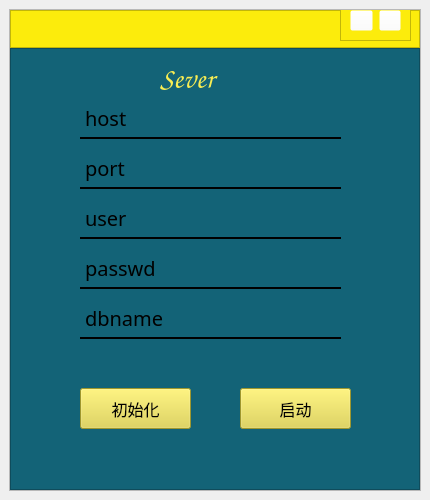
<?xml version="1.0" encoding="UTF-8"?>
<ui version="4.0">
 <class>MainWindow</class>
 <widget class="QMainWindow" name="MainWindow">
  <property name="geometry">
   <rect>
    <x>0</x>
    <y>0</y>
    <width>430</width>
    <height>500</height>
   </rect>
  </property>
  <property name="windowTitle">
   <string>MainWindow</string>
  </property>
  <widget class="QWidget" name="centralWidget">
   <property name="minimumSize">
    <size>
     <width>430</width>
     <height>500</height>
    </size>
   </property>
   <layout class="QHBoxLayout" name="horizontalLayout">
    <item>
     <widget class="QFrame" name="frame">
      <property name="frameShape">
       <enum>QFrame::StyledPanel</enum>
      </property>
      <property name="frameShadow">
       <enum>QFrame::Raised</enum>
      </property>
      <property name="lineWidth">
       <number>0</number>
      </property>
      <layout class="QVBoxLayout" name="verticalLayout" stretch="0,0">
       <property name="spacing">
        <number>0</number>
       </property>
       <property name="leftMargin">
        <number>0</number>
       </property>
       <property name="topMargin">
        <number>0</number>
       </property>
       <property name="rightMargin">
        <number>0</number>
       </property>
       <property name="bottomMargin">
        <number>0</number>
       </property>
       <item>
        <widget class="QFrame" name="frame_top">
         <property name="sizePolicy">
          <sizepolicy hsizetype="Preferred" vsizetype="Expanding">
           <horstretch>0</horstretch>
           <verstretch>8</verstretch>
          </sizepolicy>
         </property>
         <property name="styleSheet">
          <string notr="true">background-color: rgb(252, 236, 12);</string>
         </property>
         <property name="frameShape">
          <enum>QFrame::StyledPanel</enum>
         </property>
         <property name="frameShadow">
          <enum>QFrame::Raised</enum>
         </property>
         <widget class="QFrame" name="frame_6">
          <property name="geometry">
           <rect>
            <x>330</x>
            <y>-10</y>
            <width>71</width>
            <height>41</height>
           </rect>
          </property>
          <property name="frameShape">
           <enum>QFrame::StyledPanel</enum>
          </property>
          <property name="frameShadow">
           <enum>QFrame::Raised</enum>
          </property>
          <layout class="QHBoxLayout" name="horizontalLayout_5">
           <item>
            <widget class="QPushButton" name="pushButton_7">
             <property name="styleSheet">
              <string notr="true">QPushButton{
background-color: rgba(255, 255, 255,0);
boder:none;
}
QPushButton:hover{
padding-bottom:5px;
}</string>
             </property>
             <property name="text">
              <string/>
             </property>
             <property name="icon">
              <iconset resource="../ico.qrc">
               <normaloff>:/ico/ico/minimize.png</normaloff>:/ico/ico/minimize.png</iconset>
             </property>
            </widget>
           </item>
           <item>
            <spacer name="horizontalSpacer_3">
             <property name="orientation">
              <enum>Qt::Horizontal</enum>
             </property>
             <property name="sizeHint" stdset="0">
              <size>
               <width>40</width>
               <height>20</height>
              </size>
             </property>
            </spacer>
           </item>
           <item>
            <spacer name="horizontalSpacer_4">
             <property name="orientation">
              <enum>Qt::Horizontal</enum>
             </property>
             <property name="sizeHint" stdset="0">
              <size>
               <width>40</width>
               <height>20</height>
              </size>
             </property>
            </spacer>
           </item>
           <item>
            <widget class="QPushButton" name="pushButton_8">
             <property name="styleSheet">
              <string notr="true">QPushButton{
background-color: rgba(255, 255, 255,0);
boder:none;
}
QPushButton:hover{
padding-bottom:5px;
}</string>
             </property>
             <property name="text">
              <string/>
             </property>
             <property name="icon">
              <iconset resource="../ico.qrc">
               <normaloff>:/ico/ico/close.png</normaloff>:/ico/ico/close.png</iconset>
             </property>
            </widget>
           </item>
          </layout>
         </widget>
        </widget>
       </item>
       <item>
        <widget class="QFrame" name="frame_content">
         <property name="sizePolicy">
          <sizepolicy hsizetype="Preferred" vsizetype="Expanding">
           <horstretch>0</horstretch>
           <verstretch>92</verstretch>
          </sizepolicy>
         </property>
         <property name="styleSheet">
          <string notr="true">background-color: rgb(19, 99, 119);</string>
         </property>
         <property name="frameShape">
          <enum>QFrame::StyledPanel</enum>
         </property>
         <property name="frameShadow">
          <enum>QFrame::Raised</enum>
         </property>
         <layout class="QHBoxLayout" name="horizontalLayout_2">
          <item>
           <widget class="QStackedWidget" name="stackedWidget">
            <property name="font">
             <font>
              <family>Comic Sans MS</family>
              <pointsize>30</pointsize>
             </font>
            </property>
            <property name="currentIndex">
             <number>2</number>
            </property>
            <widget class="QWidget" name="page_null">
             <widget class="QLabel" name="label_16">
              <property name="geometry">
               <rect>
                <x>60</x>
                <y>50</y>
                <width>101</width>
                <height>41</height>
               </rect>
              </property>
              <property name="font">
               <font>
                <family>Comic Sans MS</family>
                <pointsize>15</pointsize>
               </font>
              </property>
              <property name="styleSheet">
               <string notr="true">border:none;
border-bottom:2px solid rgb(0,0,0);
background-color: rgba(0, 0, 0,0);</string>
              </property>
              <property name="text">
               <string>IP：</string>
              </property>
             </widget>
             <widget class="QLabel" name="label_17">
              <property name="geometry">
               <rect>
                <x>130</x>
                <y>-10</y>
                <width>141</width>
                <height>61</height>
               </rect>
              </property>
              <property name="font">
               <font>
                <family>Comic Sans MS</family>
                <pointsize>22</pointsize>
               </font>
              </property>
              <property name="styleSheet">
               <string notr="true">color: rgb(248, 237, 83);</string>
              </property>
              <property name="text">
               <string>Setting</string>
              </property>
             </widget>
             <widget class="QLineEdit" name="lineEdit_ip_s">
              <property name="geometry">
               <rect>
                <x>130</x>
                <y>50</y>
                <width>191</width>
                <height>41</height>
               </rect>
              </property>
              <property name="font">
               <font>
                <family>Comic Sans MS</family>
                <pointsize>18</pointsize>
                <underline>false</underline>
               </font>
              </property>
              <property name="styleSheet">
               <string notr="true">border:none;
border-bottom:2px solid rgb(0,0,0);
background-color: rgba(0, 0, 0,0);</string>
              </property>
              <property name="placeholderText">
               <string/>
              </property>
             </widget>
             <widget class="QLineEdit" name="lineEdit_port_s">
              <property name="geometry">
               <rect>
                <x>130</x>
                <y>100</y>
                <width>191</width>
                <height>41</height>
               </rect>
              </property>
              <property name="font">
               <font>
                <family>Comic Sans MS</family>
                <pointsize>18</pointsize>
               </font>
              </property>
              <property name="styleSheet">
               <string notr="true">border:none;
border-bottom:2px solid rgb(0,0,0);
background-color: rgba(0, 0, 0,0);</string>
              </property>
              <property name="echoMode">
               <enum>QLineEdit::Normal</enum>
              </property>
              <property name="placeholderText">
               <string/>
              </property>
             </widget>
             <widget class="QPushButton" name="pushButton_return_s">
              <property name="geometry">
               <rect>
                <x>220</x>
                <y>190</y>
                <width>111</width>
                <height>41</height>
               </rect>
              </property>
              <property name="font">
               <font>
                <family>851tegakizatsu</family>
                <pointsize>12</pointsize>
                <weight>50</weight>
                <bold>false</bold>
               </font>
              </property>
              <property name="styleSheet">
               <string notr="true">QPushButton{	
	background-color: rgb(223, 212, 63);
}
QPushButton:pressed{	
	padding-left:5px;
	padding-top:5px;
}</string>
              </property>
              <property name="text">
               <string>返回</string>
              </property>
             </widget>
             <widget class="QLabel" name="label_18">
              <property name="geometry">
               <rect>
                <x>60</x>
                <y>100</y>
                <width>101</width>
                <height>41</height>
               </rect>
              </property>
              <property name="font">
               <font>
                <family>Comic Sans MS</family>
                <pointsize>15</pointsize>
               </font>
              </property>
              <property name="styleSheet">
               <string notr="true">border:none;
border-bottom:2px solid rgb(0,0,0);
background-color: rgba(0, 0, 0,0);</string>
              </property>
              <property name="text">
               <string>Prot：</string>
              </property>
             </widget>
             <widget class="QPushButton" name="pushButton_set_s">
              <property name="geometry">
               <rect>
                <x>60</x>
                <y>190</y>
                <width>111</width>
                <height>41</height>
               </rect>
              </property>
              <property name="font">
               <font>
                <family>851tegakizatsu</family>
                <pointsize>12</pointsize>
                <weight>50</weight>
                <bold>false</bold>
               </font>
              </property>
              <property name="styleSheet">
               <string notr="true">QPushButton{	
	background-color: rgb(223, 212, 63);
}
QPushButton:pressed{	
	padding-left:5px;
	padding-top:5px;
}</string>
              </property>
              <property name="text">
               <string>设定</string>
              </property>
             </widget>
            </widget>
            <widget class="QWidget" name="page_null2">
             <widget class="QLabel" name="label">
              <property name="geometry">
               <rect>
                <x>20</x>
                <y>-10</y>
                <width>341</width>
                <height>61</height>
               </rect>
              </property>
              <property name="font">
               <font>
                <family>Comic Sans MS</family>
                <pointsize>25</pointsize>
               </font>
              </property>
              <property name="styleSheet">
               <string notr="true">color: rgb(248, 237, 83);</string>
              </property>
              <property name="text">
               <string>Secure File Transfer</string>
              </property>
             </widget>
             <widget class="QLineEdit" name="lineEdit_username_l">
              <property name="geometry">
               <rect>
                <x>100</x>
                <y>60</y>
                <width>221</width>
                <height>41</height>
               </rect>
              </property>
              <property name="font">
               <font>
                <family>Comic Sans MS</family>
                <pointsize>18</pointsize>
                <underline>false</underline>
               </font>
              </property>
              <property name="styleSheet">
               <string notr="true">border:none;
border-bottom:2px solid rgb(0,0,0);
background-color: rgba(0, 0, 0,0);</string>
              </property>
              <property name="placeholderText">
               <string/>
              </property>
             </widget>
             <widget class="QLineEdit" name="lineEdit_password_l">
              <property name="geometry">
               <rect>
                <x>100</x>
                <y>110</y>
                <width>221</width>
                <height>41</height>
               </rect>
              </property>
              <property name="font">
               <font>
                <family>黑体</family>
                <pointsize>15</pointsize>
               </font>
              </property>
              <property name="styleSheet">
               <string notr="true">border:none;
border-bottom:2px solid rgb(0,0,0);
background-color: rgba(0, 0, 0,0);</string>
              </property>
              <property name="echoMode">
               <enum>QLineEdit::Password</enum>
              </property>
              <property name="placeholderText">
               <string/>
              </property>
             </widget>
             <widget class="QLabel" name="label_4">
              <property name="geometry">
               <rect>
                <x>50</x>
                <y>60</y>
                <width>51</width>
                <height>41</height>
               </rect>
              </property>
              <property name="font">
               <font>
                <family>851tegakizatsu</family>
                <pointsize>15</pointsize>
               </font>
              </property>
              <property name="styleSheet">
               <string notr="true">border:none;
border-bottom:2px solid rgb(0,0,0);
background-color: rgba(0, 0, 0,0);</string>
              </property>
              <property name="text">
               <string>账号：</string>
              </property>
             </widget>
             <widget class="QLabel" name="label_5">
              <property name="geometry">
               <rect>
                <x>50</x>
                <y>110</y>
                <width>51</width>
                <height>41</height>
               </rect>
              </property>
              <property name="font">
               <font>
                <family>851tegakizatsu</family>
                <pointsize>15</pointsize>
               </font>
              </property>
              <property name="styleSheet">
               <string notr="true">border:none;
border-bottom:2px solid rgb(0,0,0);
background-color: rgba(0, 0, 0,0);</string>
              </property>
              <property name="text">
               <string>密码：</string>
              </property>
             </widget>
             <widget class="QPushButton" name="pushButton_register_l">
              <property name="geometry">
               <rect>
                <x>210</x>
                <y>170</y>
                <width>111</width>
                <height>41</height>
               </rect>
              </property>
              <property name="font">
               <font>
                <family>851tegakizatsu</family>
                <pointsize>12</pointsize>
                <weight>50</weight>
                <bold>false</bold>
               </font>
              </property>
              <property name="styleSheet">
               <string notr="true">QPushButton{	
	background-color: rgb(223, 212, 63);
}
QPushButton:pressed{	
	padding-left:5px;
	padding-top:5px;
}</string>
              </property>
              <property name="text">
               <string>注册</string>
              </property>
             </widget>
             <widget class="QPushButton" name="pushButton_login_l">
              <property name="geometry">
               <rect>
                <x>50</x>
                <y>170</y>
                <width>111</width>
                <height>41</height>
               </rect>
              </property>
              <property name="font">
               <font>
                <family>851tegakizatsu</family>
                <pointsize>12</pointsize>
                <weight>50</weight>
                <bold>false</bold>
               </font>
              </property>
              <property name="styleSheet">
               <string notr="true">QPushButton{	
	background-color: rgb(223, 212, 63);
}
QPushButton:pressed{	
	padding-left:5px;
	padding-top:5px;
}</string>
              </property>
              <property name="text">
               <string>登录</string>
              </property>
             </widget>
             <widget class="QFrame" name="frame_left">
              <property name="geometry">
               <rect>
                <x>10</x>
                <y>220</y>
                <width>181</width>
                <height>41</height>
               </rect>
              </property>
              <property name="frameShape">
               <enum>QFrame::StyledPanel</enum>
              </property>
              <property name="frameShadow">
               <enum>QFrame::Raised</enum>
              </property>
              <layout class="QHBoxLayout" name="horizontalLayout_3">
               <item>
                <widget class="QPushButton" name="pushButton_set_l">
                 <property name="styleSheet">
                  <string notr="true">QPushButton{
background-color: rgba(255, 255, 255,0);
boder:none;
}
QPushButton:hover{
padding-bottom:5px;
}
</string>
                 </property>
                 <property name="text">
                  <string/>
                 </property>
                 <property name="icon">
                  <iconset resource="../ico.qrc">
                   <normaloff>:/ico/ico/set.png</normaloff>:/ico/ico/set.png</iconset>
                 </property>
                </widget>
               </item>
               <item>
                <widget class="QLabel" name="label_ip">
                 <property name="sizePolicy">
                  <sizepolicy hsizetype="Maximum" vsizetype="Preferred">
                   <horstretch>0</horstretch>
                   <verstretch>0</verstretch>
                  </sizepolicy>
                 </property>
                 <property name="font">
                  <font>
                   <family>Comic Sans MS</family>
                   <pointsize>12</pointsize>
                  </font>
                 </property>
                 <property name="styleSheet">
                  <string notr="true">color: rgb(248, 237, 83);</string>
                 </property>
                 <property name="text">
                  <string>127.0.0.1：6666</string>
                 </property>
                </widget>
               </item>
              </layout>
             </widget>
             <widget class="QFrame" name="frame_right">
              <property name="geometry">
               <rect>
                <x>180</x>
                <y>220</y>
                <width>181</width>
                <height>41</height>
               </rect>
              </property>
              <property name="frameShape">
               <enum>QFrame::StyledPanel</enum>
              </property>
              <property name="frameShadow">
               <enum>QFrame::Raised</enum>
              </property>
              <widget class="QPushButton" name="pushButton_connectLight">
               <property name="geometry">
                <rect>
                 <x>10</x>
                 <y>10</y>
                 <width>65</width>
                 <height>21</height>
                </rect>
               </property>
               <property name="sizePolicy">
                <sizepolicy hsizetype="Preferred" vsizetype="Preferred">
                 <horstretch>0</horstretch>
                 <verstretch>0</verstretch>
                </sizepolicy>
               </property>
               <property name="styleSheet">
                <string notr="true">QPushButton{
background-color: rgba(255, 255, 255,0);
boder:none;
}
QPushButton:pressed{	
	padding-left:5px;
	padding-top:5px;
}</string>
               </property>
               <property name="text">
                <string/>
               </property>
               <property name="icon">
                <iconset resource="../ico.qrc">
                 <normaloff>:/ico/ico/redpoint.png</normaloff>:/ico/ico/redpoint.png</iconset>
               </property>
              </widget>
              <widget class="QLabel" name="label_connect">
               <property name="geometry">
                <rect>
                 <x>60</x>
                 <y>10</y>
                 <width>101</width>
                 <height>21</height>
                </rect>
               </property>
               <property name="font">
                <font>
                 <family>Comic Sans MS</family>
                 <pointsize>15</pointsize>
                </font>
               </property>
               <property name="styleSheet">
                <string notr="true">color: rgb(248, 237, 83);</string>
               </property>
               <property name="text">
                <string>Disonnect</string>
               </property>
              </widget>
             </widget>
            </widget>
            <widget class="QWidget" name="page_setting">
             <widget class="QPushButton" name="pushButton_start">
              <property name="geometry">
               <rect>
                <x>220</x>
                <y>330</y>
                <width>111</width>
                <height>41</height>
               </rect>
              </property>
              <property name="font">
               <font>
                <family>851tegakizatsu</family>
                <pointsize>12</pointsize>
                <weight>50</weight>
                <bold>false</bold>
               </font>
              </property>
              <property name="styleSheet">
               <string notr="true">QPushButton{	
	background-color: rgb(223, 212, 63);
}
QPushButton:pressed{	
	padding-left:5px;
	padding-top:5px;
}</string>
              </property>
              <property name="text">
               <string>启动</string>
              </property>
             </widget>
             <widget class="QLineEdit" name="lineEdit_dbport">
              <property name="geometry">
               <rect>
                <x>130</x>
                <y>90</y>
                <width>191</width>
                <height>41</height>
               </rect>
              </property>
              <property name="font">
               <font>
                <family>黑体</family>
                <pointsize>15</pointsize>
               </font>
              </property>
              <property name="styleSheet">
               <string notr="true">border:none;
border-bottom:2px solid rgb(0,0,0);
background-color: rgba(0, 0, 0,0);</string>
              </property>
              <property name="echoMode">
               <enum>QLineEdit::Normal</enum>
              </property>
              <property name="placeholderText">
               <string/>
              </property>
             </widget>
             <widget class="QLabel" name="label_username">
              <property name="geometry">
               <rect>
                <x>60</x>
                <y>40</y>
                <width>101</width>
                <height>41</height>
               </rect>
              </property>
              <property name="font">
               <font>
                <family>851tegakizatsu</family>
                <pointsize>15</pointsize>
               </font>
              </property>
              <property name="styleSheet">
               <string notr="true">border:none;
border-bottom:2px solid rgb(0,0,0);
background-color: rgba(0, 0, 0,0);</string>
              </property>
              <property name="text">
               <string>host</string>
              </property>
             </widget>
             <widget class="QLineEdit" name="lineEdit_dbhost">
              <property name="geometry">
               <rect>
                <x>130</x>
                <y>40</y>
                <width>191</width>
                <height>41</height>
               </rect>
              </property>
              <property name="font">
               <font>
                <family>Comic Sans MS</family>
                <pointsize>18</pointsize>
                <underline>false</underline>
               </font>
              </property>
              <property name="styleSheet">
               <string notr="true">border:none;
border-bottom:2px solid rgb(0,0,0);
background-color: rgba(0, 0, 0,0);</string>
              </property>
              <property name="placeholderText">
               <string/>
              </property>
             </widget>
             <widget class="QLabel" name="label_13">
              <property name="geometry">
               <rect>
                <x>60</x>
                <y>90</y>
                <width>101</width>
                <height>41</height>
               </rect>
              </property>
              <property name="font">
               <font>
                <family>851tegakizatsu</family>
                <pointsize>15</pointsize>
               </font>
              </property>
              <property name="styleSheet">
               <string notr="true">border:none;
border-bottom:2px solid rgb(0,0,0);
background-color: rgba(0, 0, 0,0);</string>
              </property>
              <property name="text">
               <string>port</string>
              </property>
             </widget>
             <widget class="QPushButton" name="pushButton_init">
              <property name="geometry">
               <rect>
                <x>60</x>
                <y>330</y>
                <width>111</width>
                <height>41</height>
               </rect>
              </property>
              <property name="font">
               <font>
                <family>851tegakizatsu</family>
                <pointsize>12</pointsize>
                <weight>50</weight>
                <bold>false</bold>
               </font>
              </property>
              <property name="styleSheet">
               <string notr="true">QPushButton{	
	background-color: rgb(223, 212, 63);
}
QPushButton:pressed{	
	padding-left:5px;
	padding-top:5px;
}</string>
              </property>
              <property name="text">
               <string>初始化</string>
              </property>
             </widget>
             <widget class="QLineEdit" name="lineEdit_dbuser">
              <property name="geometry">
               <rect>
                <x>160</x>
                <y>140</y>
                <width>161</width>
                <height>41</height>
               </rect>
              </property>
              <property name="font">
               <font>
                <family>黑体</family>
                <pointsize>15</pointsize>
               </font>
              </property>
              <property name="styleSheet">
               <string notr="true">border:none;
border-bottom:2px solid rgb(0,0,0);
background-color: rgba(0, 0, 0,0);</string>
              </property>
              <property name="echoMode">
               <enum>QLineEdit::Password</enum>
              </property>
              <property name="placeholderText">
               <string/>
              </property>
             </widget>
             <widget class="QLabel" name="label_14">
              <property name="geometry">
               <rect>
                <x>60</x>
                <y>140</y>
                <width>101</width>
                <height>41</height>
               </rect>
              </property>
              <property name="font">
               <font>
                <family>851tegakizatsu</family>
                <pointsize>15</pointsize>
               </font>
              </property>
              <property name="styleSheet">
               <string notr="true">border:none;
border-bottom:2px solid rgb(0,0,0);
background-color: rgba(0, 0, 0,0);</string>
              </property>
              <property name="text">
               <string>user</string>
              </property>
             </widget>
             <widget class="QLabel" name="label_15">
              <property name="geometry">
               <rect>
                <x>140</x>
                <y>-10</y>
                <width>141</width>
                <height>61</height>
               </rect>
              </property>
              <property name="font">
               <font>
                <family>Comic Sans MS</family>
                <pointsize>22</pointsize>
               </font>
              </property>
              <property name="styleSheet">
               <string notr="true">color: rgb(248, 237, 83);</string>
              </property>
              <property name="text">
               <string>Sever</string>
              </property>
             </widget>
             <widget class="QLabel" name="label_19">
              <property name="geometry">
               <rect>
                <x>60</x>
                <y>190</y>
                <width>101</width>
                <height>41</height>
               </rect>
              </property>
              <property name="font">
               <font>
                <family>851tegakizatsu</family>
                <pointsize>15</pointsize>
               </font>
              </property>
              <property name="styleSheet">
               <string notr="true">border:none;
border-bottom:2px solid rgb(0,0,0);
background-color: rgba(0, 0, 0,0);</string>
              </property>
              <property name="text">
               <string>passwd</string>
              </property>
             </widget>
             <widget class="QLineEdit" name="lineEdit_dbpassed">
              <property name="geometry">
               <rect>
                <x>160</x>
                <y>190</y>
                <width>161</width>
                <height>41</height>
               </rect>
              </property>
              <property name="font">
               <font>
                <family>黑体</family>
                <pointsize>15</pointsize>
               </font>
              </property>
              <property name="styleSheet">
               <string notr="true">border:none;
border-bottom:2px solid rgb(0,0,0);
background-color: rgba(0, 0, 0,0);</string>
              </property>
              <property name="text">
               <string/>
              </property>
              <property name="echoMode">
               <enum>QLineEdit::Password</enum>
              </property>
              <property name="placeholderText">
               <string/>
              </property>
             </widget>
             <widget class="QLabel" name="label_20">
              <property name="geometry">
               <rect>
                <x>60</x>
                <y>240</y>
                <width>101</width>
                <height>41</height>
               </rect>
              </property>
              <property name="font">
               <font>
                <family>851tegakizatsu</family>
                <pointsize>15</pointsize>
               </font>
              </property>
              <property name="styleSheet">
               <string notr="true">border:none;
border-bottom:2px solid rgb(0,0,0);
background-color: rgba(0, 0, 0,0);</string>
              </property>
              <property name="text">
               <string>dbname</string>
              </property>
             </widget>
             <widget class="QLineEdit" name="lineEdit_dbname">
              <property name="geometry">
               <rect>
                <x>160</x>
                <y>240</y>
                <width>161</width>
                <height>41</height>
               </rect>
              </property>
              <property name="font">
               <font>
                <family>黑体</family>
                <pointsize>15</pointsize>
               </font>
              </property>
              <property name="styleSheet">
               <string notr="true">border:none;
border-bottom:2px solid rgb(0,0,0);
background-color: rgba(0, 0, 0,0);</string>
              </property>
              <property name="text">
               <string/>
              </property>
              <property name="echoMode">
               <enum>QLineEdit::Password</enum>
              </property>
              <property name="placeholderText">
               <string/>
              </property>
             </widget>
             <zorder>pushButton_start</zorder>
             <zorder>label_username</zorder>
             <zorder>label_13</zorder>
             <zorder>pushButton_init</zorder>
             <zorder>label_14</zorder>
             <zorder>label_15</zorder>
             <zorder>lineEdit_dbhost</zorder>
             <zorder>lineEdit_dbport</zorder>
             <zorder>lineEdit_dbuser</zorder>
             <zorder>label_19</zorder>
             <zorder>lineEdit_dbpassed</zorder>
             <zorder>label_20</zorder>
             <zorder>lineEdit_dbname</zorder>
            </widget>
           </widget>
          </item>
         </layout>
        </widget>
       </item>
      </layout>
     </widget>
    </item>
   </layout>
  </widget>
 </widget>
 <resources>
  <include location="../ico.qrc"/>
 </resources>
 <connections>
  <connection>
   <sender>pushButton_8</sender>
   <signal>clicked()</signal>
   <receiver>MainWindow</receiver>
   <slot>close()</slot>
   <hints>
    <hint type="sourcelabel">
     <x>390</x>
     <y>24</y>
    </hint>
    <hint type="destinationlabel">
     <x>448</x>
     <y>32</y>
    </hint>
   </hints>
  </connection>
  <connection>
   <sender>pushButton_7</sender>
   <signal>clicked()</signal>
   <receiver>MainWindow</receiver>
   <slot>showMinimized()</slot>
   <hints>
    <hint type="sourcelabel">
     <x>353</x>
     <y>23</y>
    </hint>
    <hint type="destinationlabel">
     <x>506</x>
     <y>66</y>
    </hint>
   </hints>
  </connection>
 </connections>
</ui>
